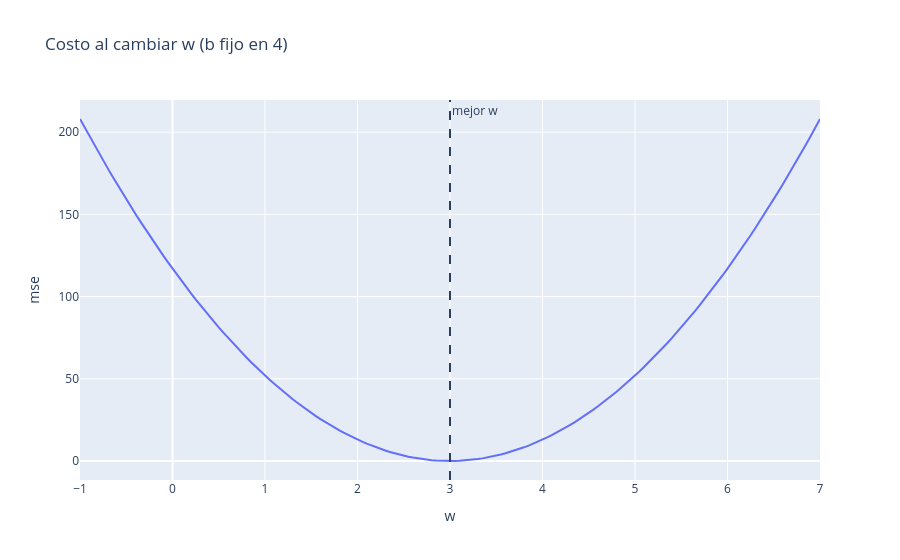
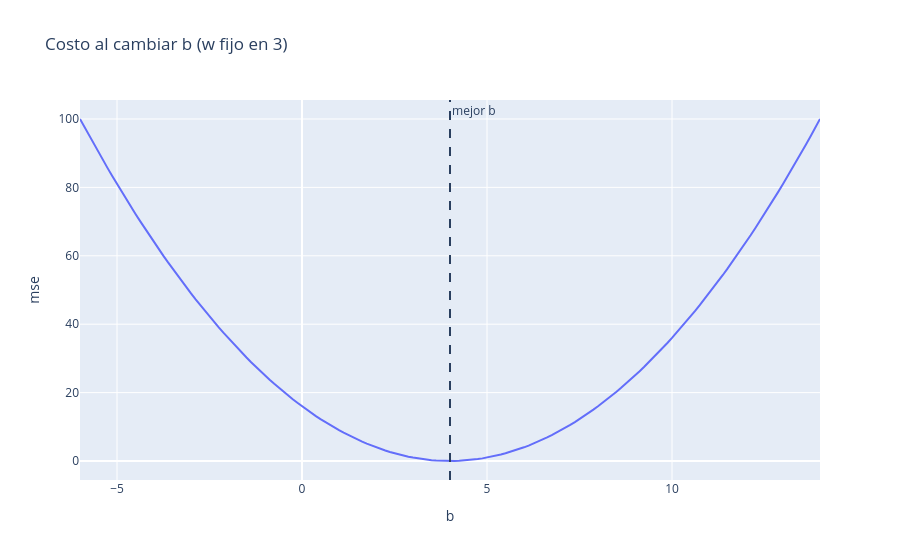

Notebook source saved alongside these figures, in order:
### Markdown cell above
Ahora convirtamos esa misma idea en la gráfica que realmente importa para
entrenar un modelo: en el eje horizontal ya no ponemos "horas de estudio", sino
el propio valor de `w`, y en el eje vertical ponemos el MSE de esa recta.
Primero dejamos `b = 4` fijo y probamos muchos valores de `w`. Después dejamos
`w = 3` fijo y probamos muchos valores de `b`. Cada gráfica tiene forma de
valle: el punto más bajo es el menor costo posible bajo esa condición.

### Code cell
valores_w = np.linspace(-1, 7, 161)
valores_b = np.linspace(-6, 14, 161)

costo_por_w = pl.DataFrame({
    "w": valores_w,
    "mse": [mse(y, predecir(x, w_candidato, 4)) for w_candidato in valores_w],
})
costo_por_b = pl.DataFrame({
    "b": valores_b,
    "mse": [mse(y, predecir(x, 3, b_candidato)) for b_candidato in valores_b],
})

fig_w = px.line(costo_por_w, x="w", y="mse", title="Costo al cambiar w (b fijo en 4)")
fig_w.add_vline(x=3, line_dash="dash", annotation_text="mejor w")
fig_w.show()

fig_b = px.line(costo_por_b, x="b", y="mse", title="Costo al cambiar b (w fijo en 3)")
fig_b.add_vline(x=4, line_dash="dash", annotation_text="mejor b")
fig_b.show()

### Figure 1 — Plotly figure (JSON) as saved in the notebook; plotly's stock layout.template omitted (floating-point values rounded to 4 significant figures; data arrays with more than 128 entries replaced by an {"elided": "..."} marker saying what was removed)
{"data": [{"hovertemplate": "w=%{x}<br>mse=%{y}<extra></extra>", "legendgroup": "", "line": {"color": "#636efa", "dash": "solid"}, "marker": {"symbol": "circle"}, "mode": "lines", "name": "", "orientation": "v", "showlegend": false, "type": "scatter", "x": {"elided": "161 float values"}, "xaxis": "x", "y": {"elided": "161 float values"}, "yaxis": "y"}], "layout": {"annotations": [{"showarrow": false, "text": "mejor w", "x": 3, "xanchor": "left", "xref": "x", "y": 1, "yanchor": "top", "yref": "y domain"}], "legend": {"tracegroupgap": 0}, "shapes": [{"line": {"dash": "dash"}, "type": "line", "x0": 3, "x1": 3, "xref": "x", "y0": 0, "y1": 1, "yref": "y domain"}], "title": {"text": "Costo al cambiar w (b fijo en 4)"}, "xaxis": {"anchor": "y", "domain": [0.0, 1.0], "title": {"text": "w"}}, "yaxis": {"anchor": "x", "domain": [0.0, 1.0], "title": {"text": "mse"}}}}

### Figure 2 — Plotly figure (JSON) as saved in the notebook; plotly's stock layout.template omitted (floating-point values rounded to 4 significant figures; data arrays with more than 128 entries replaced by an {"elided": "..."} marker saying what was removed)
{"data": [{"hovertemplate": "b=%{x}<br>mse=%{y}<extra></extra>", "legendgroup": "", "line": {"color": "#636efa", "dash": "solid"}, "marker": {"symbol": "circle"}, "mode": "lines", "name": "", "orientation": "v", "showlegend": false, "type": "scatter", "x": {"elided": "161 float values"}, "xaxis": "x", "y": {"elided": "161 float values"}, "yaxis": "y"}], "layout": {"annotations": [{"showarrow": false, "text": "mejor b", "x": 4, "xanchor": "left", "xref": "x", "y": 1, "yanchor": "top", "yref": "y domain"}], "legend": {"tracegroupgap": 0}, "shapes": [{"line": {"dash": "dash"}, "type": "line", "x0": 4, "x1": 4, "xref": "x", "y0": 0, "y1": 1, "yref": "y domain"}], "title": {"text": "Costo al cambiar b (w fijo en 3)"}, "xaxis": {"anchor": "y", "domain": [0.0, 1.0], "title": {"text": "b"}}, "yaxis": {"anchor": "x", "domain": [0.0, 1.0], "title": {"text": "mse"}}}}
